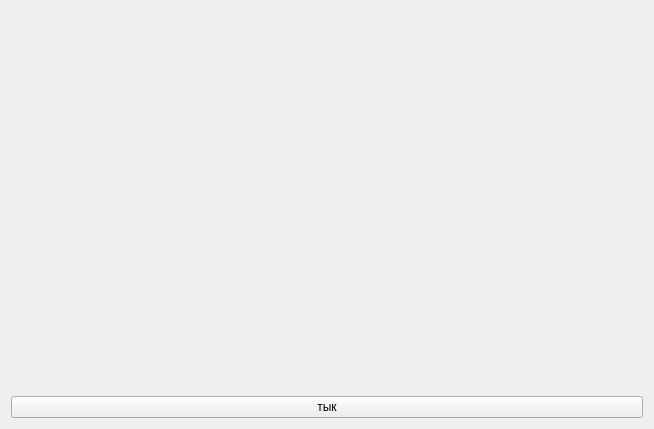
<?xml version="1.0" encoding="UTF-8"?>
<ui version="4.0">
 <class>Form</class>
 <widget class="QWidget" name="Form">
  <property name="geometry">
   <rect>
    <x>0</x>
    <y>0</y>
    <width>654</width>
    <height>429</height>
   </rect>
  </property>
  <property name="windowTitle">
   <string>Form</string>
  </property>
  <layout class="QVBoxLayout" name="verticalLayout_2">
   <item>
    <layout class="QVBoxLayout" name="verticalLayout">
     <property name="sizeConstraint">
      <enum>QLayout::SetMinimumSize</enum>
     </property>
     <item alignment="Qt::AlignBottom">
      <widget class="QPushButton" name="gen_circle_btn">
       <property name="text">
        <string>тык</string>
       </property>
      </widget>
     </item>
    </layout>
   </item>
  </layout>
 </widget>
 <resources/>
 <connections/>
</ui>
